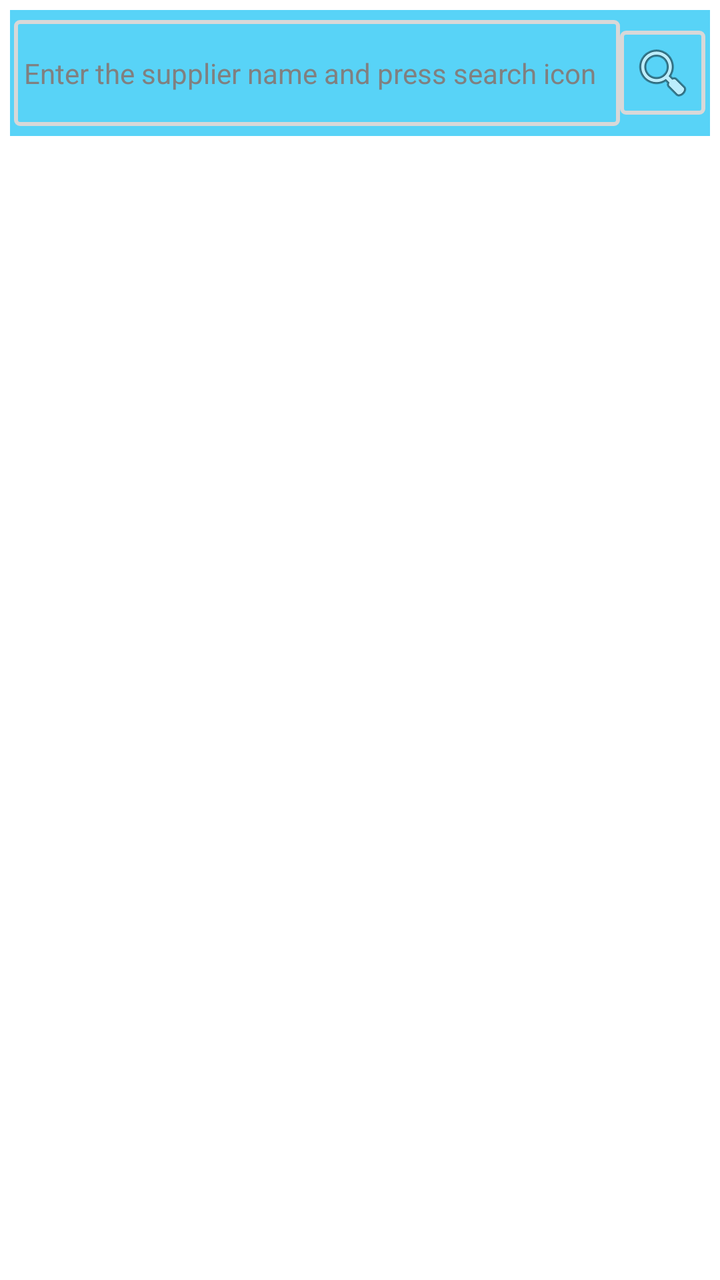
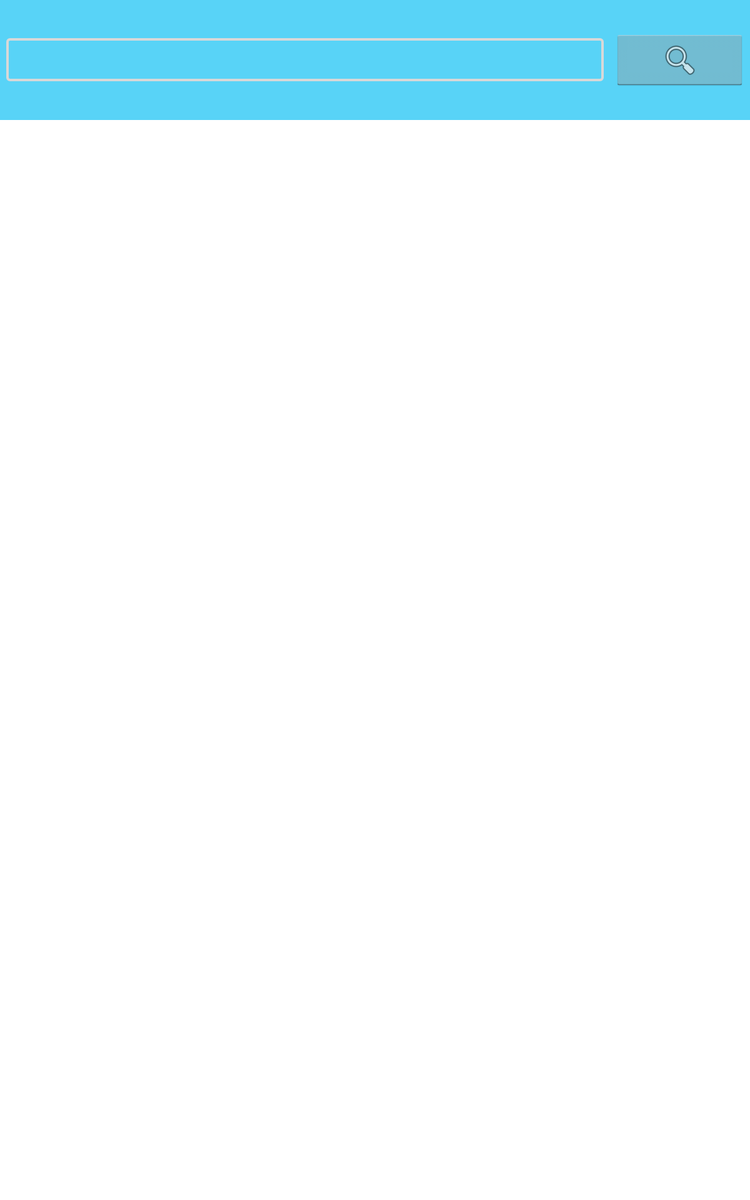

The same Android screen from two of the app's own layout files: first res/layout/ as a phone draws it, then the author's variant for another configuration, drawn on a device whose configuration selects that folder. Both files follow.
<!-- AndroidManifest.xml: application theme MyTheme -->
<!-- res/layout/suppliers_view.xml -->
<?xml version="1.0" encoding="utf-8"?>

<LinearLayout xmlns:android="http://schemas.android.com/apk/res/android"
    android:layout_width="match_parent"
    android:layout_height="match_parent"
    android:orientation="vertical" >

    <LinearLayout
        android:layout_width="match_parent"
        android:layout_height="match_parent"
        android:layout_weight="1"
        android:layout_margin="5dp"
        android:orientation="vertical" >

        

        <LinearLayout
            android:layout_width="match_parent"
            android:layout_height="match_parent"
            android:layout_weight="0.9"
            android:minHeight="100dp"
             android:background="@color/text_blue"
            android:orientation="vertical" >

            <LinearLayout
                android:layout_width="match_parent"
                android:orientation="horizontal" android:layout_weight="1"
                android:gravity="center_vertical"
                
                android:layout_height="match_parent" >

                <EditText
                    android:id="@+id/supplier_search"
                    android:layout_width="wrap_content"
                    android:layout_height="match_parent"
                     android:layout_marginLeft="2dp"
                     android:layout_marginTop="5dp"
                     android:layout_marginBottom="5dp"
                    android:layout_weight="0.9"
                    android:singleLine="true"
                    android:textSize="14dp"
                    android:hint="@string/serch_hint"
                    android:textColor="@android:color/black"
                    android:background="@drawable/shape_white_spinner_gray" >
                </EditText>

                <ImageView
                    android:id="@+id/but_search"
                    android:layout_width="wrap_content"
                    android:layout_height="wrap_content"
                     android:layout_weight="0.1"
                      android:layout_marginRight="2dp"
                      android:layout_marginTop="5dp"
                      android:layout_marginBottom="5dp"
                        android:background="@drawable/shape_white_spinner_gray"
                   android:src="@android:drawable/ic_menu_search"/>
            </LinearLayout>
        </LinearLayout>

        

        <LinearLayout
            android:layout_width="match_parent"
            android:layout_height="match_parent"
            android:layout_weight="0.1"
            android:orientation="vertical" >
                      <ListView
                            android:id="@+id/homescreen_listview"
                            android:layout_width="match_parent"
                            android:layout_height="match_parent"
                            android:layout_margin="5dp"
                            android:background="#ffffff"
                            android:divider="#ffffff"
                            android:dividerHeight="5dp" >
                        </ListView>
            
        </LinearLayout>

        
         
    </LinearLayout>

</LinearLayout>
<!-- resources referenced by this layout -->
<resources>
  <color name="text_blue">#58D3F7</color>
  <!-- drawable shape_white_spinner_gray (drawable) -->
  <?xml version="1.0" encoding="utf-8"?>
  
  <shape xmlns:android="http://schemas.android.com/apk/res/android"
               android:shape="rectangle"
               
               android:theme="@android:style/Theme.Dialog">
   
        <solid 
            android:color="#00000000"
            android:background="#D8D8D8"/> 
         <stroke
             android:width="2dp"
             android:color="#D8D8D8"/>   
   
         <padding
            android:left="5dp"
            android:top="5dp"
            android:right="5dp"
            android:bottom="5dp"/>
        
         <corners
             android:radius="2dp"/>
       
  </shape>
  <string name="serch_hint">Enter the supplier name and press search icon</string>
  <style name="MyTheme" parent="@android:style/Theme.Holo.Light">
          <item name="android:actionBarStyle">@style/MyActionBar</item>
      </style>
  <style name="MyActionBar" parent="@android:style/Widget.Holo.Light.ActionBar">
          <item name="android:background">#58D3F7</item>
      </style>
</resources>
<!-- res/layout-large/suppliers_view.xml (the author's variant of the layout above) -->
<!-- drawn on a 7-inch tablet held upright -->
<?xml version="1.0" encoding="utf-8"?>

<LinearLayout xmlns:android="http://schemas.android.com/apk/res/android"
    android:layout_width="match_parent"
    android:layout_height="match_parent"
    android:orientation="vertical" >

    <LinearLayout
        android:layout_width="match_parent"
        android:layout_height="match_parent"
        android:layout_weight="1"
        android:orientation="vertical" >

        

        <LinearLayout
            android:layout_width="match_parent"
            android:layout_height="match_parent"
            android:layout_weight="0.9"
            android:orientation="vertical" >

            <LinearLayout
                android:layout_width="match_parent"
                android:orientation="horizontal" android:layout_weight="1"
                android:gravity="center_vertical"
                android:background="@color/text_blue"
                android:minHeight="150dp"
                android:layout_height="match_parent" >

                <EditText
                    android:id="@+id/supplier_search"
                    android:layout_width="wrap_content"
                    android:layout_height="wrap_content"
                    android:layout_margin="5dp"
                      android:textColor="@color/text_headlins"
                    android:layout_weight="0.9"
                    android:singleLine="true"
                    android:background="@drawable/shape_white_spinner_gray" >
                </EditText>

                <ImageButton
                    android:id="@+id/but_search"
                    android:layout_width="wrap_content"
                    android:layout_height="wrap_content"
                     android:layout_weight="0.1"
                       android:layout_margin="2dp"
                   android:src="@android:drawable/ic_menu_search"/>
            </LinearLayout>
        </LinearLayout>

        

        <LinearLayout
            android:layout_width="match_parent"
            android:layout_height="match_parent"
            android:layout_weight="0.1"
            android:orientation="vertical" >
                      <ListView
                            android:id="@+id/homescreen_listview"
                            android:layout_width="match_parent"
                            android:layout_height="match_parent"
                            android:layout_margin="5dp"
                            android:background="#ffffff"
                            android:divider="#ffffff"
                            android:dividerHeight="5dp" >
                        </ListView>
            
        </LinearLayout>

        
         
    </LinearLayout>

</LinearLayout>
<!-- resources referenced by the variant -->
<!-- as a 7-inch tablet held upright resolves them -->
<resources>
  <color name="text_blue">#58D3F7</color>
  <color name="text_headlins">#A6A6A6</color>
  <!-- drawable shape_white_spinner_gray (drawable) -->
  <?xml version="1.0" encoding="utf-8"?>
  
  <shape xmlns:android="http://schemas.android.com/apk/res/android"
               android:shape="rectangle"
               
               android:theme="@android:style/Theme.Dialog">
   
        <solid 
            android:color="#00000000"
            android:background="#D8D8D8"/> 
         <stroke
             android:width="2dp"
             android:color="#D8D8D8"/>   
   
         <padding
            android:left="5dp"
            android:top="5dp"
            android:right="5dp"
            android:bottom="5dp"/>
        
         <corners
             android:radius="2dp"/>
       
  </shape>
  <style name="MyTheme" parent="@android:style/Theme.Holo.Light">
          <item name="android:actionBarStyle">@style/MyActionBar</item>
      </style>
  <style name="MyActionBar" parent="@android:style/Widget.Holo.Light.ActionBar">
          <item name="android:background">#58D3F7</item>
      </style>
</resources>
